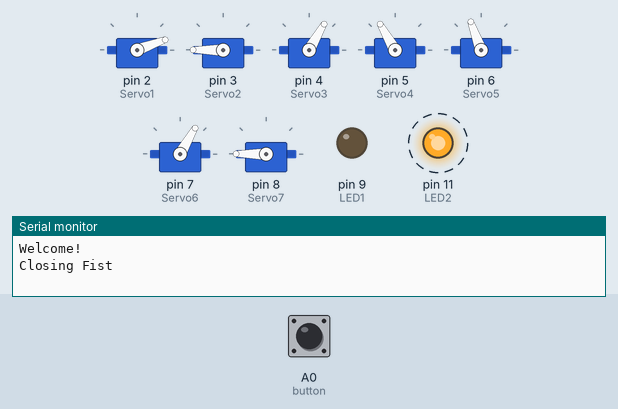
The sketch below on a simulated Arduino Uno, built with avr-gcc and run on an emulated ATmega328P. On the bench: 7 × servo, output pins drawn as LEDs (lit = HIGH), the last lines printed to the serial monitor. Dashed ring = blinking. The test bench sets the inputs (shaded band); at power-on: A0 (button) HIGH.

Above: at 0.1 s.
At 1.8 s:
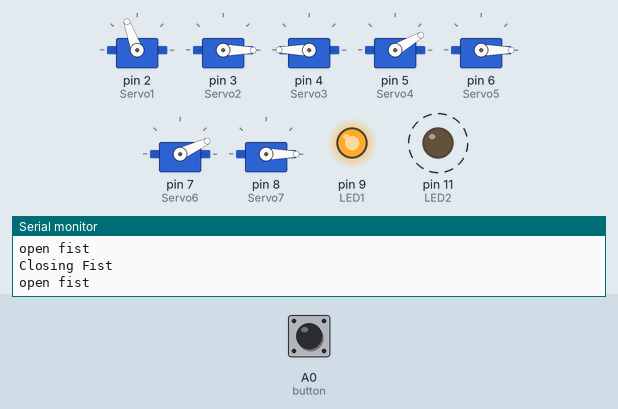
1.9 s: A0 (button) pulled LOW for 3.2 s
At 5.5 s:
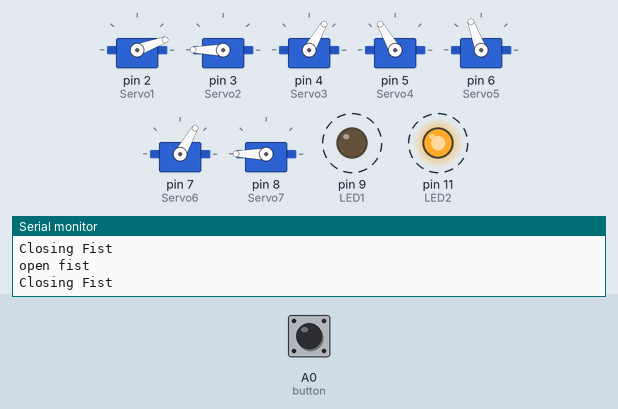
Timing chart, 0 to 12.6 s (numbered marks = the images above; inputs shaded):
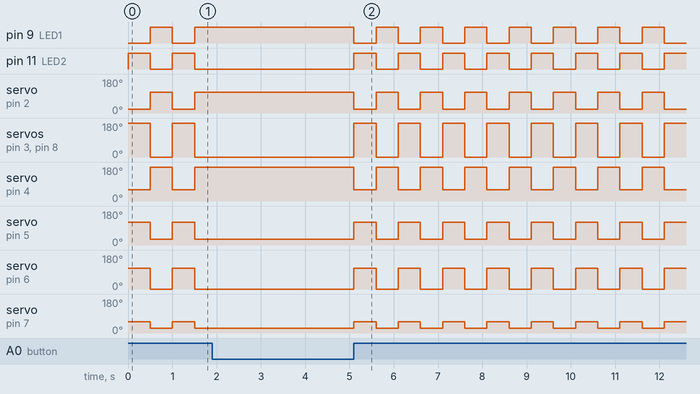

The sketch:

push_button_actuation.ino
```cpp
#include <Servo.h>

//min value = finger is straight
//max value = finger is bend

Servo Servo1; //thumb rotation servo (min = 110, max = 20)
Servo Servo2; //thumb push pull servo (min = 0, max = 180
Servo Servo3; //index finger servo (min = 140, max = 30)
Servo Servo4; //middle finger servo (min = 44, max = 180)
Servo Servo5; //ring finger servo (min = 140, max = 10)
Servo Servo6; //little finger servo (min = 25, max 145)
Servo Servo7; //all fingers push pull servo (min = 0, max = 180)


const int button = A0;            // GPIO 8 for the button
int ledflag=0;

int LED1 = 9; //LED1 attached to pin 9
int LED2 = 11; // LED2 attached to pin 11


int count;


void setup()
{
  Servo1.attach(2); //attach Servo1 to pin 2
  Servo2.attach(3); //attach Servo2 to pin 3
  Servo3.attach(4); //attach Servo3 to pin 4
  Servo4.attach(5); //attach Servo4 to pin 5
  Servo5.attach(6); //attach Servo5 to pin 6
  Servo6.attach(7); //attach Servo6 to pin 7
  Servo7.attach(8); //attach Servo7 to pin 8

  Servo1.write(110); //startposition Servo1 (thumb rotation servo)
  Servo2.write(0); //startposition Servo2 (thumb push pull servo)
  Servo3.write(180); //startposition Servo3 (index finger servo)
  Servo4.write(20); //startposition Servo4 (middle finger servo)
  Servo5.write(0); //startposition Servo5 (ring finger servo)
  Servo6.write(25); //startposition Servo6 (little finger servo)
  Servo7.write(0); //startposition Servo7 (all fingers push pull servo)


  pinMode(LED1, OUTPUT); //set LED1 as OUTPUT
  pinMode(LED2, OUTPUT); //set LED2 as OUTPUT
  pinMode(button, INPUT_PULLUP);


  Serial.begin(9600);
  Serial.println("Welcome!");
  count=0;


}

/*void loop()
{int state=digitalRead(A0);Serial.println(count);
if(state==HIGH){count++;closefist();}
if (count%2==0){openfist();}
else{closefist();}

}*/
void loop() {
  if (digitalRead(button)==HIGH){ // if button is pressed
    if (ledflag==0) {             // and the status flag is LOW
      ledflag=1;                  // make status flag HIGH
      closefist();    // and turn on the LED
      }                           //
    else {                        // otherwise...
      ledflag=0;                  // make status flag LOW
      openfist();      // and turn off the LED
    }
  delay(500);                    // wait a sec for the
  }                               // hardware to stabilize
}

void closefist(){
  Serial.println("Closing Fist");
  Servo1.write(20); //startposition Servo1 (thumb rotation servo)
  Servo2.write(180); //startposition Servo2 (thumb push pull servo)
  Servo3.write(60); //startposition Servo3 (index finger servo)
  Servo4.write(120); //startposition Servo4 (middle finger servo)
  Servo5.write(110); //startposition Servo5 (ring finger servo)
  Servo6.write(60); //startposition Servo6 (little finger servo)
  Servo7.write(180); //startposition Servo7 (all fingers push pull servo)
  digitalWrite(LED1,LOW);
  digitalWrite(LED2,HIGH);

}
void openfist(){
  Serial.println("open fist");
  Servo1.write(110); //startposition Servo1 (thumb rotation servo)
  Servo2.write(0); //startposition Servo2 (thumb push pull servo)
  Servo3.write(180); //startposition Servo3 (index finger servo)
  Servo4.write(30); //startposition Servo4 (middle finger servo)
  Servo5.write(0); //startposition Servo5 (ring finger servo)
  Servo6.write(25); //startposition Servo6 (little finger servo)
  Servo7.write(0); //startposition Servo7 (all fingers push pull servo)
  digitalWrite(LED1,HIGH);
  digitalWrite(LED2,LOW);
}
```
